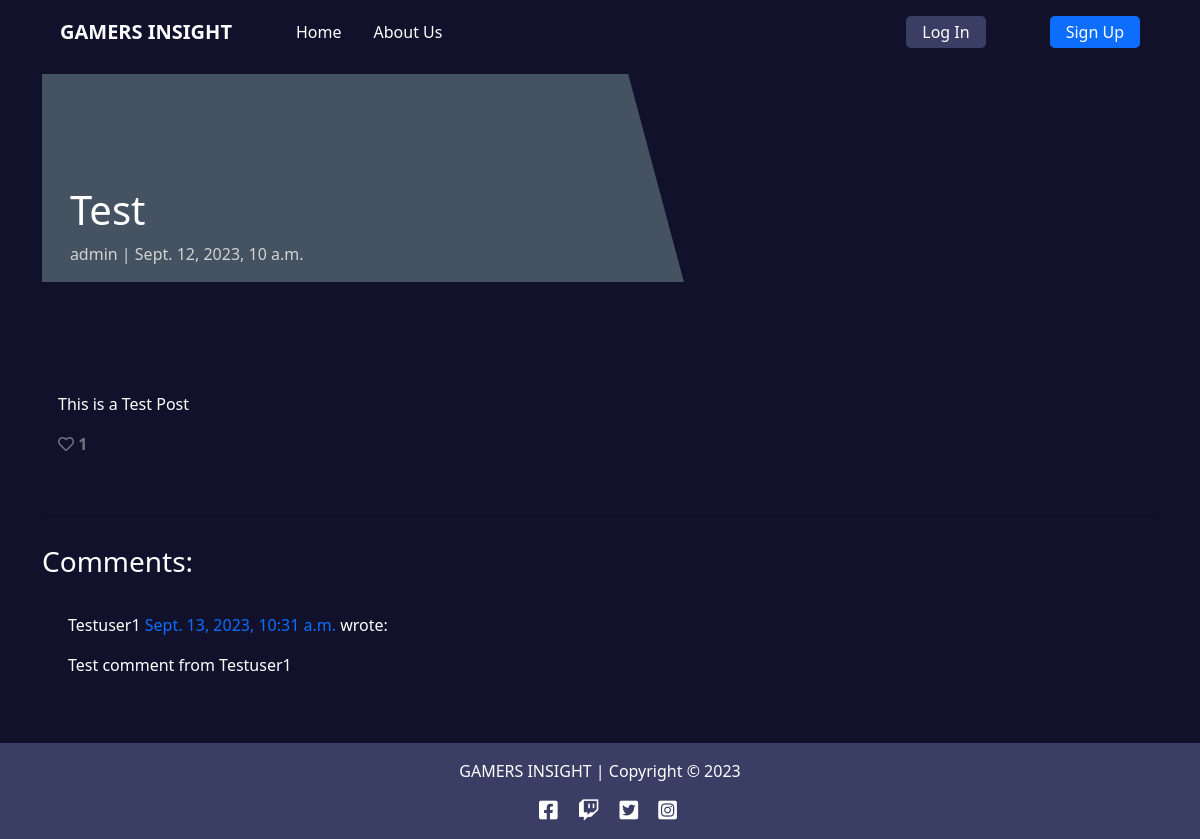
Page /Test/ on the committed database.
### blog/models.py (models this page shows, shortened)
class Post(models.Model):
    content = models.TextField()
    excerpt = models.TextField(blank=True)
    updated_on = models.DateTimeField(auto_now=True)
    created_on = models.DateTimeField(auto_now_add=True)
    slug = models.SlugField(max_length=200, unique=True)
    title = models.CharField(max_length=200, unique=True)
    status = models.IntegerField(choices=STATUS, default=0)
    featured_image = CloudinaryField('image', default='placeholder')
    likes = models.ManyToManyField(User, related_name='blog_likes', blank=True)
    author = models.ForeignKey(User, on_delete=models.CASCADE, related_name="blog_posts")
    class Meta:
        ordering = ['-created_on']
    def number_of_likes(self):
        return self.likes.count()

class Comment(models.Model):
    body = models.TextField()
    email = models.EmailField()
    name = models.CharField(max_length=80)
    approved = models.BooleanField(default=False)
    created_on = models.DateTimeField(auto_now_add=True)
    post = models.ForeignKey(Post, on_delete=models.CASCADE, related_name='comments')
    class Meta:
        ordering = ['created_on']

### blog/views.py (the view, shortened to what this page needs)
# urls.py: path('<slug:slug>/', views.PostDetail.as_view(), name='post_detail'),
class PostDetail(View):
    def get(self, request, slug, *args, **kwargs):
        queryset = Post.objects.filter(status=1)
        post = get_object_or_404(queryset, slug=slug)
        comments = post.comments.filter(approved=True).order_by("-created_on")
        liked = False
        if post.likes.filter(id=self.request.user.id).exists():
            liked = True
        return render(
            request,
            "post_detail.html",
            {
                "post": post,
                "comments": comments,
                "commented": False,
                "liked": liked,
                "comment_form": CommentForm()
            },
        )

### templates/post_detail.html (shortened to what this page needs)
{% extends 'base.html' %} {% block content %}
{% load crispy_forms_tags %}
<div class="masthead">
    <div class="container">
        <div class="row g-0">
            <div class="col-md-6 masthead-text">
                <h1 class="post-title"> {{ post.title }}
                </h1>
                <p class="post-subtitle">{{ post.author }} | {{ post.created_on }} </p>
            </div>
            <div class="d-none d-md-block col-md-6 masthead-image">
            </div>
        </div>
    </div>
</div>
<div class="container">
    <div class="row">
        <div class="col card mb-4  mt-3 left  top text-white">
            <div class="card-body">
                <p class="card-text ">
                    {{ post.content | safe }}
                </p>
                <div class="row">
                    <div class="col-1">
                        <strong>
                            {% if user.is_authenticated %}
                            <form class="d-inline" action="{% url 'post_like' post.slug %}" method="POST">
                                {% csrf_token %}
                                {% if liked %}
                                <button type="submit" name="blogpost_id" value="{{post.slug}}" class="btn-like"><i
                                        class="fas fa-heart"></i></button>
                                {% else %}
                                <button type="submit" name="blogpost_id" value="{{post.slug}}" class="btn-like"><i
                                        class="far fa-heart"></i></button>
                                {% endif %}
                            </form>
                            {% else %}
                            <span class="text-secondary"><i class="far fa-heart"></i></span>
                            {% endif %}
                            <span class="text-secondary">{{ post.number_of_likes }} </span>
                        </strong>
                    </div>
                </div>
            </div>
        </div>
    </div>
    <div class="row">
        <div class="col">
            <hr>
        </div>
    </div>
    <div class="row">
        <div class="col-md-8 card mb-4  mt-3 text-white">
            <h3>Comments:</h3>
            <div class="card-body">
                {% for comment in comments %}
                <div class="comments" style="padding: 10px;">
                    <p class="font-weight-bold">
                        {{ comment.name}}
                        <span class=" text-primary font-weight-normal">
                            {{ comment.created_on }}
                        </span> wrote:
                    </p>
                    {{ comment.body | linebreaks }}
                </div>
                {% endfor %}
            </div>
        </div>
        <div class="col-md-4 card mb-4  mt-3 text-white">
            <div class="card-body">
            </div>
        </div>
    </div>
</div>
{% endblock content %}

### static/css/style.css (style rules this page uses)
:root { --clr-dom: hsl(242, 44%, 12%); --clr-second: hsl(236, 26%, 31%); --clr-accent: hsl(227, 79%, 46%); --clr-white: hsl(0, 0%, 100%); --clr-black: hsl(0, 0%, 3%); }
.main-bg { background-color: var(--clr-dom); }
body { background-color: rgba(14, 38, 173, 0.3); background-blend-mode: multiply; background-position: center; background-size: cover; background-repeat: no-repeat; }
.card { border: none; background-color: transparent; }
.masthead { margin-top: 10px; overflow: hidden; position: relative; display: inline-block; height: 33vh; width: 100%; }
.masthead-text { background-color: #445261; color: white; position: relative; }
.masthead-image { position: relative; overflow: hidden; }
.masthead-image:after { content: ""; position: absolute; top: 0; right: 90%; height: 100%; width: 150%; background: #445261; -webkit-transform: skew(15deg); -moz-transform: skew(15deg); transform: skew(15deg); z-index: 100; }
.post-title { margin-top: 20%; margin-left: 5%; }
.post-subtitle { margin-left: 5%; color: lightgray; }

### rows in the picture
Post: title "Test", author "admin", created_on "Sept. 12, 2023, 10 a.m.", content "This is a Test Post", number_of_likes "1"
Comment: name "Testuser1", created_on "Sept. 13, 2023, 10:31 a.m.", body "Test comment from Testuser1"
